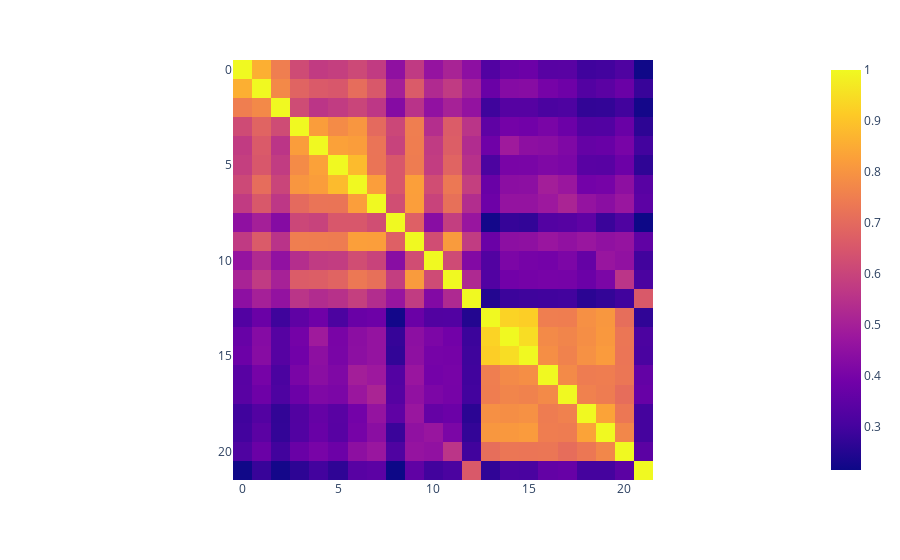

Notebook source saved alongside this figure:
### Markdown cell above
### Heatmap of correlation matrix 
Using the tf-idf metrics

### Code cell
# get heatmap to notice "zones" and outliers easier
fig = px.imshow(corr_matrix)
fig.show()

### Figure 1 — Plotly figure (JSON) as saved in the notebook; plotly's stock layout.template omitted (floating-point values rounded to 4 significant figures; data arrays with more than 128 entries replaced by an {"elided": "..."} marker saying what was removed)
{"data": [{"coloraxis": "coloraxis", "hovertemplate": "x: %{x}<br>y: %{y}<br>color: %{z}<extra></extra>", "name": "0", "type": "heatmap", "xaxis": "x", "yaxis": "y", "z": {"elided": "22x22 float values"}}], "layout": {"coloraxis": {"colorscale": [[0, "#0d0887"], [0.1111, "#46039f"], [0.2222, "#7201a8"], [0.3333, "#9c179e"], [0.4444, "#bd3786"], [0.5556, "#d8576b"], [0.6667, "#ed7953"], [0.7778, "#fb9f3a"], [0.8889, "#fdca26"], [1, "#f0f921"]]}, "margin": {"t": 60}, "xaxis": {"anchor": "y", "constrain": "domain", "domain": [0, 1], "scaleanchor": "y"}, "yaxis": {"anchor": "x", "autorange": "reversed", "constrain": "domain", "domain": [0, 1]}}}
